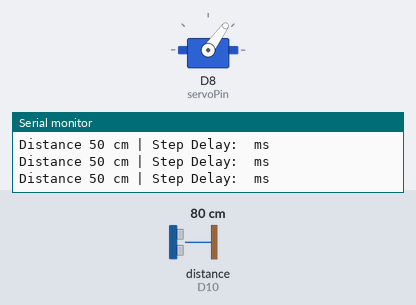
A sketch run on a simulated Arduino Uno R4 WiFi. Parts: servo, the last lines printed to the serial monitor. Wiring (inferred from the names in the program): ultrasonic range finder: trigger D9; echo D10. The inputs (shaded band) are chosen by the test bench; at power-on: distance to the obstacle (sensor on D10) 80 cm. The echo pulse lasts 58.3 µs per cm.

Above: at 1.2 s.
1.3 s: distance to the obstacle (sensor on D10) set to 18 cm
At 1.65 s:
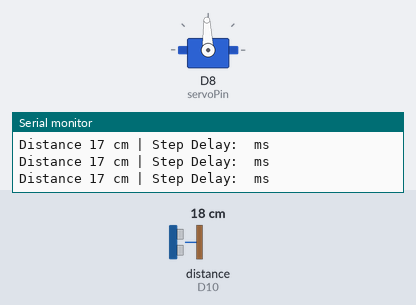
4.3 s: distance to the obstacle (sensor on D10) set to 250 cm
At 5.92 s:
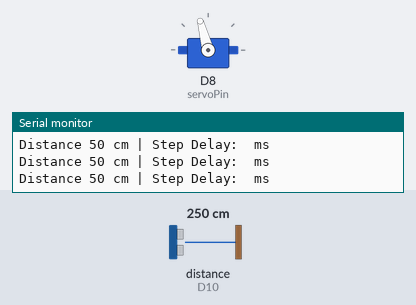
7.3 s: distance to the obstacle (sensor on D10) set to 299 cm
At 7.59 s:
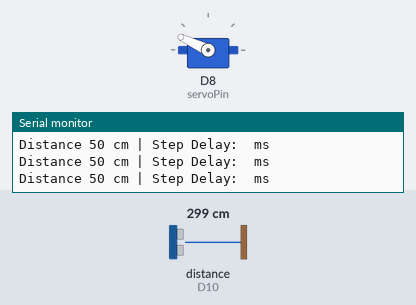
Timing chart, 0 to 16.3 s (numbered marks = the images above; inputs shaded):
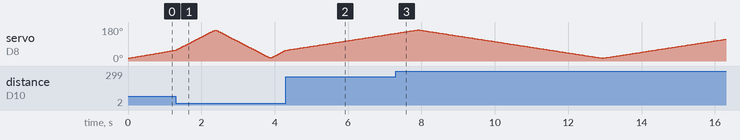

The sketch:

051026-ultrasonic_sensor_to_servo.ino
```cpp
#include <Servo.h>
Servo myServo;

const int trigPin = 9;
const int echoPin = 10;
const int servoPin = 8;

const int minAngle = 15;
const int maxAngle = 165;

int currentAngle = minAngle;
int sweepDirection = 1;

unsigned long lastStepTime = 0;
unsigned long lastSensorRead = 0;

int stepDelay = 30;

void setup() {
  pinMode(trigPin, OUTPUT);
  pinMode(echoPin, INPUT);
  Serial.begin(9600);
  myServo.attach(servoPin);
  myServo.write(currentAngle);
}

int readDistanceCM() {
  digitalWrite(trigPin, LOW);
  delayMicroseconds(2);
  digitalWrite(trigPin, HIGH);
  delayMicroseconds(10);
  digitalWrite(trigPin, LOW);

  long duration = pulseIn(echoPin, HIGH, 25000);
  if (duration == 0) {
    return 400;
  }
  return duration * 0.034 / 2;
}

void loop() {
  unsigned long now = millis();
  if (now - lastSensorRead >= 50) {
    lastSensorRead = now;
    int distance = readDistanceCM();

    distance = constrain(distance, 5, 50);

    stepDelay = map(distance, 5, 50, 4, 30);

    Serial.print("Distance ");
    Serial.print(distance);
    Serial.print(" cm | Step Delay: ");
    Serial.println(" ms");
  }

  if (now - lastStepTime >= (unsigned long)stepDelay) {
    lastStepTime = now;

    currentAngle += sweepDirection;
    myServo.write(currentAngle);

    if (currentAngle >= maxAngle) {
      currentAngle = maxAngle;
      sweepDirection = -1;
    } else if (currentAngle <= minAngle) {
      currentAngle = minAngle;
      sweepDirection = 1;
    }
  }
}
```
